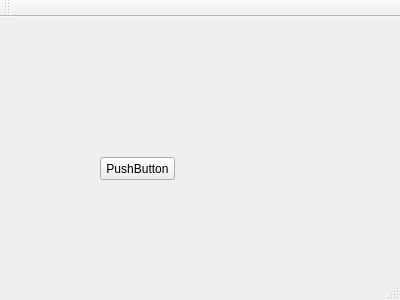
<?xml version="1.0" encoding="UTF-8"?>
<ui version="4.0">
 <class>MainWindow</class>
 <widget class="QMainWindow" name="MainWindow">
  <property name="geometry">
   <rect>
    <x>0</x>
    <y>0</y>
    <width>400</width>
    <height>300</height>
   </rect>
  </property>
  <property name="windowTitle">
   <string>MainWindow</string>
  </property>
  <widget class="QWidget" name="centralWidget">
   <widget class="QPushButton" name="pushButton">
    <property name="geometry">
     <rect>
      <x>100</x>
      <y>140</y>
      <width>75</width>
      <height>23</height>
     </rect>
    </property>
    <property name="text">
     <string>PushButton</string>
    </property>
   </widget>
  </widget>
  <widget class="QMenuBar" name="menuBar">
   <property name="geometry">
    <rect>
     <x>0</x>
     <y>0</y>
     <width>400</width>
     <height>21</height>
    </rect>
   </property>
  </widget>
  <widget class="QToolBar" name="mainToolBar">
   <attribute name="toolBarArea">
    <enum>TopToolBarArea</enum>
   </attribute>
   <attribute name="toolBarBreak">
    <bool>false</bool>
   </attribute>
  </widget>
  <widget class="QStatusBar" name="statusBar"/>
 </widget>
 <layoutdefault spacing="6" margin="11"/>
 <resources/>
 <connections/>
</ui>
